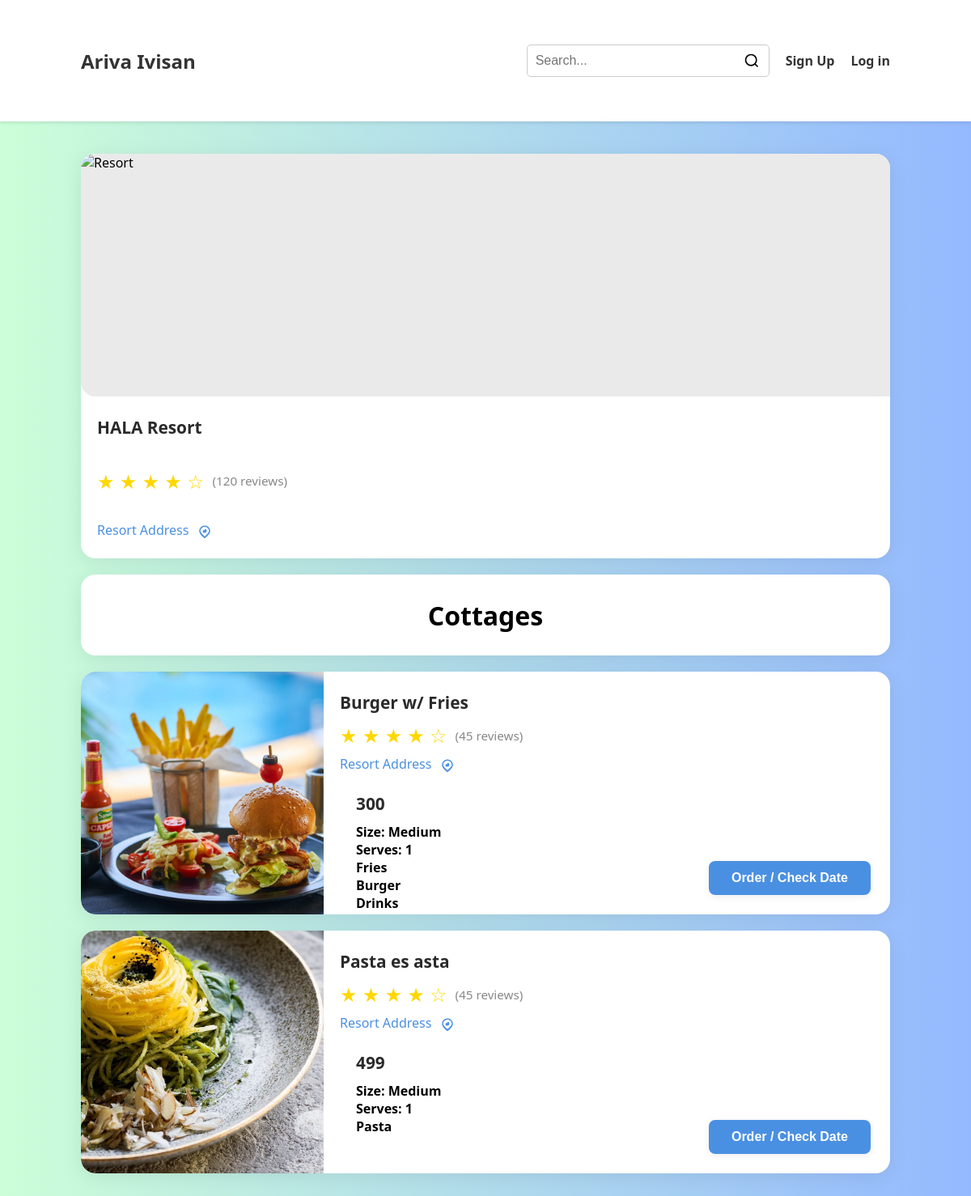
/viewResortFood?owner_id=1, run on the app's committed database.
### app.py (models this page shows)
class Owner(db.Model):
    id = db.Column(db.Integer, primary_key=True)
    username = db.Column(db.String(80), unique=True, nullable=False)
    password = db.Column(db.String(200), nullable=False)
    name = db.Column(db.String(120))
    email = db.Column(db.String(120))
    birthdate = db.Column(db.String(50))
    gender = db.Column(db.String(20))
    address = db.Column(db.String(200))
    resort_address = db.Column(db.String(200))
    age = db.Column(db.String(10))
    contact_number = db.Column(db.String(30))
    facebook = db.Column(db.String(120))
    resort_name = db.Column(db.String(200))
    business_id = db.Column(db.String(120))
    tax_id = db.Column(db.String(120))
    bank_account = db.Column(db.String(120))
    gcash = db.Column(db.String(120))
    paymaya = db.Column(db.String(120))
    paypal = db.Column(db.String(120))

class Food(db.Model):
    id = db.Column(db.Integer, primary_key=True)
    owner_id = db.Column(db.Integer, db.ForeignKey('owner.id'), nullable=True)
    name = db.Column(db.String(200), nullable=False)
    size = db.Column(db.String(100))
    capacity = db.Column(db.String(50))
    price = db.Column(db.String(50))
    other_feature1 = db.Column(db.String(200))
    other_feature2 = db.Column(db.String(200))
    other_feature3 = db.Column(db.String(200))
    other_feature4 = db.Column(db.String(200))
    image1 = db.Column(db.String(300))
    image2 = db.Column(db.String(300))
    image3 = db.Column(db.String(300))
    image4 = db.Column(db.String(300))
    image5 = db.Column(db.String(300))
    owner = db.relationship('Owner', backref=db.backref('foods', lazy=True))

### app.py (the view)
@app.route('/viewResortFood')
def view_resort_food():
    owner_id = request.args.get('owner_id')
    owner = None
    foods = []
    if owner_id:
        owner = Owner.query.get(owner_id)
        if owner:
            foods = getattr(owner, 'foods', []) or []
    else:
        foods = Food.query.all()
    return render_template('viewResortFood.html', owner=owner, foods=foods)

### templates/viewResortFood.html (shortened to what this page needs)
<!DOCTYPE html>
<html lang="en">
<head>
</head>
<body>
    {% if session.user_id %}
        {% include 'partials/navbarLoggedInCustomer.html' %}
    {% elif session.owner_id %}
        {% include 'partials/navbarLoggedInOwner.html' %}
    {% else %}
        {% include 'partials/navbar.html' %}
    {% endif %}
    <div class="content">
        <div class="resort-header">
            {% set cover = owner.cover_photo if owner and owner.cover_photo else None %}
            {% if cover %}
                <img src="{{ url_for('static', filename=cover) }}" alt="{{ owner.resort_name }}">
            {% else %}
                <img src="https://images.unsplash.com/photo-1506744038136-46273834b3fb?auto=format&fit=crop&w=500&q=80" alt="Resort">
            {% endif %}
            <div class="resort-header-details">
                <h1>{{ owner.resort_name if owner and owner.resort_name else 'Resort' }}</h1>
                <div class="rating">
                    <div class="stars">★ ★ ★ ★ ☆</div>
                    <div class="number-of-reviews">(120 reviews)</div>
                </div>
                <div class="location">
                    {{ owner.resort_address if owner and owner.resort_address else 'Location' }}
                </div>
            </div>
        </div>
            <div class="offer-header" style="display: flex;align-items: center;justify-content: center;">
                <div>
                    <h1>Cottages</h1>
                </div>
            </div>
            {% if foods and foods|length > 0 %}
                {% for food in foods %}
                    <div class="offer">
                        {% set food_img = food.image1 or food.image2 or food.image3 or food.image4 or food.image5 %}
                        {% if food_img %}
                            <img src="{{ url_for('static', filename=food_img) }}" alt="{{ food.name }}">
                        {% else %}
                            <img src="https://images.unsplash.com/photo-1504674900247-0877df9cc836?auto=format&fit=crop&w=200&q=80" alt="Food">
                        {% endif %}
                        <div class="offer-details">
                            <h1>{{ food.name }}</h1>
                            <div class="rating">
                                <div class="stars">★ ★ ★ ★ ☆</div>
                                <div class="number-of-reviews">(45 reviews)</div>
                            </div>
                            <div class="location">
                                {{ owner.resort_address if owner else 'Location' }}
                            </div>
                            <div class="offer-details">
                                <h1>{{ food.price if food.price else 'Price not set' }}</h1>
                                {% if food.size %}<h4>Size: {{ food.size }}</h4>{% endif %}
                                {% if food.capacity %}<h4>Serves: {{ food.capacity }}</h4>{% endif %}
                                {% if food.other_feature1 %}<h4>{{ food.other_feature1 }}</h4>{% endif %}
                                {% if food.other_feature2 %}<h4>{{ food.other_feature2 }}</h4>{% endif %}
                                {% if food.other_feature3 %}<h4>{{ food.other_feature3 }}</h4>{% endif %}
                            </div>
                        </div>
                        <button class="check-date-btn">Order / Check Date</button>
                    </div>
                {% endfor %}
            {% else %}
                <div style="width:1000px; text-align:center; background:#fff; padding:24px; border-radius:18px; box-shadow:0 4px 24px rgba(0,0,0,0.08);">No foods available.</div>
            {% endif %}
    </div>
</body>
</html>

### templates/viewResortFood.html (style rules this page uses)
* { margin: 0; padding: 0; box-sizing: border-box; }
body { height: 100vh; background: #CCFED8; background: linear-gradient(90deg, rgba(204, 254, 216, 1) 0%, rgba(148, 185, 255, 1) 100%); font-family: 'Segoe UI', 'Roboto', 'Helvetica Neue', Arial, 'Liberation Sans', sans-serif; }
.content { display: flex; flex-direction: column; align-items: center; padding: 40px 0; height: 90vh; overflow-y: scroll; }
.offer { background: #fff; border-radius: 18px; box-shadow: 0 4px 24px rgba(0,0,0,0.08); overflow: hidden; display: flex; flex-direction: row; width: 1000px; min-height: 300px; margin-bottom: 20px; transition: transform 0.2s, box-shadow 0.2s; position: relative; }
.offer img { width: 300px; height: 300px; object-fit: cover; background: #eaeaea; border-top-left-radius: 18px; border-bottom-left-radius: 18px; margin-right: 0; }
.offer-details { padding: 24px 20px; flex: 1; display: flex; flex-direction: column; justify-content: space-between; }
.offer-details h1 { font-size: 1.3rem; margin-bottom: 10px; color: #2a2a2a; }
.offer-header { background: #fff; border-radius: 18px; box-shadow: 0 4px 24px rgba(0,0,0,0.08); overflow: hidden; display: flex; flex-direction: row; width: 1000px; min-height: 100px; margin-bottom: 20px; transition: transform 0.2s, box-shadow 0.2s; }
.resort-header { background: #fff; border-radius: 18px; box-shadow: 0 4px 24px rgba(0,0,0,0.08); overflow: hidden; display: flex; flex-direction: column; width: 1000px; min-height: 500px; margin-bottom: 20px; transition: transform 0.2s, box-shadow 0.2s; }
.resort-header img { width: 100%; height: 300px; background: #eaeaea; border-top-left-radius: 18px; border-bottom-left-radius: 18px; margin-right: 0; }
.resort-header-details { padding: 24px 20px; flex: 1; display: flex; flex-direction: column; justify-content: space-between; }
.resort-header-details h1 { font-size: 1.3rem; margin-bottom: 10px; color: #2a2a2a; }
.rating { display: flex; align-items: center; gap: 10px; margin-bottom: 8px; }
.stars { color: #FFD700; font-size: 1.5rem; }
.number-of-reviews { color: #888; font-size: 0.95rem; }
.location { color: #4a90e2; font-size: 1rem; }
.offer button { position: absolute; bottom: 24px; right: 24px; padding: 12px 28px; background: #4a90e2; color: #fff; border: none; border-radius: 8px; font-size: 1rem; font-weight: bold; cursor: pointer; box-shadow: 0 2px 8px rgba(0,0,0,0.08); transition: background 0.2s; }

### data on the page
Owner: resort_name "HALA Resort", resort_address "Resort Address"
Food: image1 (picture), name "Burger w/ Fries", price "300", size "Medium", capacity "1", other_feature1 "Fries", other_feature2 "Burger", other_feature3 "Drinks"
Food: image1 (picture), name "Pasta es asta", price "499", size "Medium", capacity "1", other_feature1 "Pasta"
